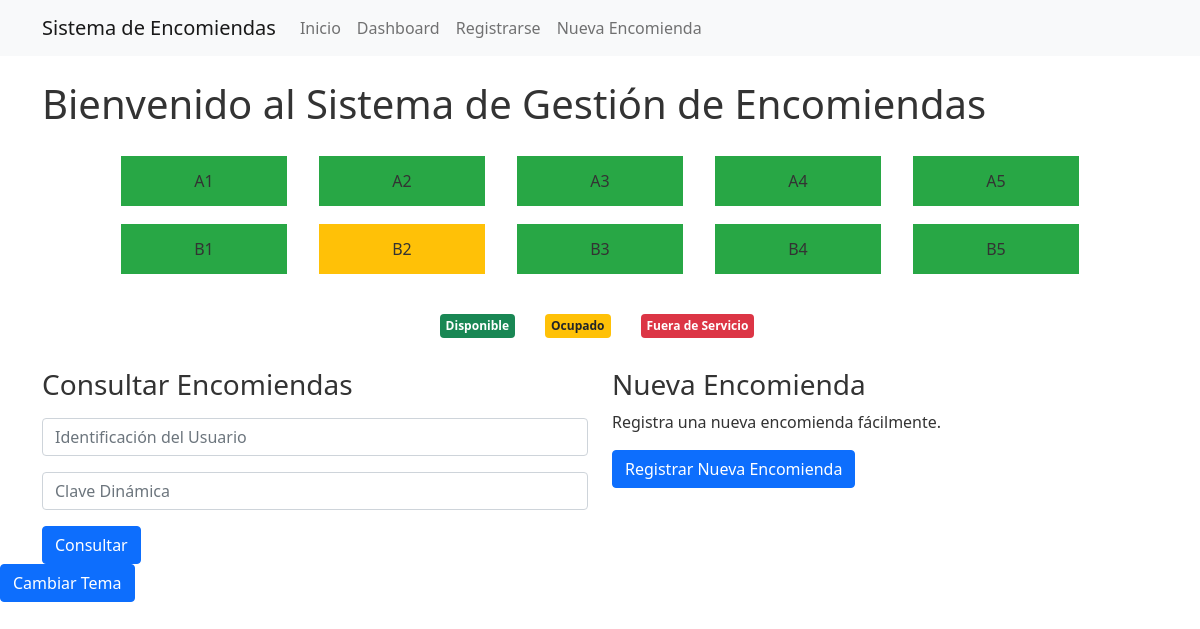
Before: / with the older database file.
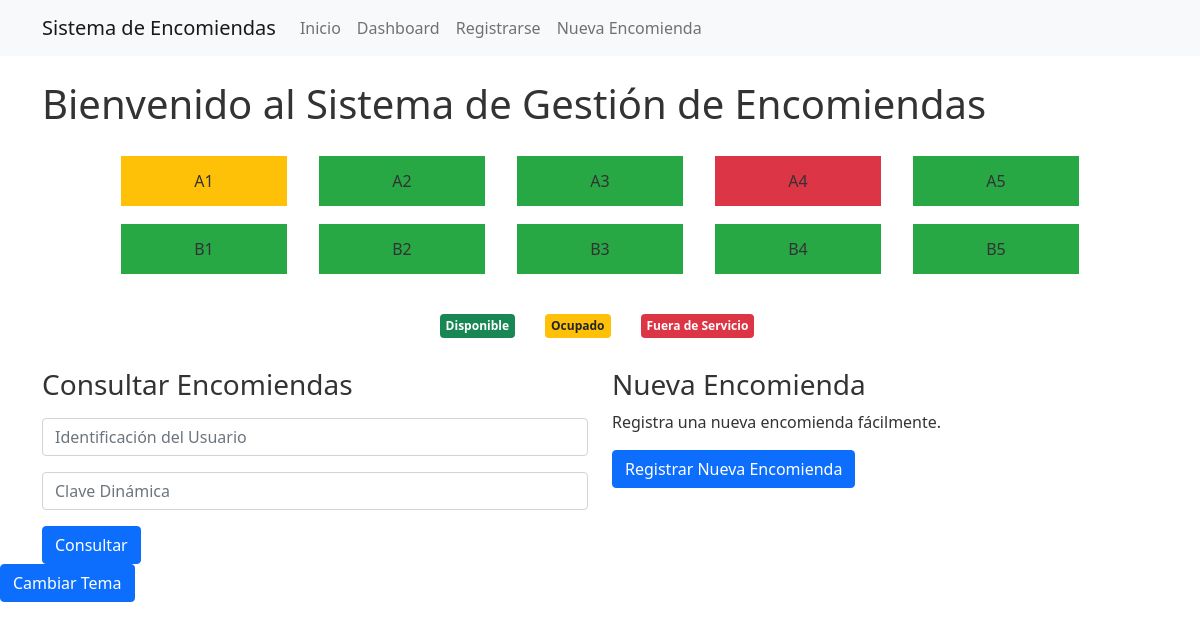
After: the same page with the newer database file.
### tables this page shows
CREATE TABLE garajes (
    id TEXT PRIMARY KEY,
    estado TEXT NOT NULL
);

### app.py (the view)
@app.route('/')
def index():
    try:
        conn = get_db_connection()
        estacionamientos = conn.execute('''
            SELECT g.id, g.estado,
                   CASE WHEN a.id IS NOT NULL THEN u.username ELSE NULL END as usuario_actual
            FROM garajes g
            LEFT JOIN asignaciones a ON g.id = a.garaje_id AND a.fecha_salida IS NULL
            LEFT JOIN usuarios u ON a.usuario_id = u.id
        ''').fetchall()
        conn.close()
        return render_template('index.html', estacionamientos=estacionamientos)
    except sqlite3.Error as e:
        app.logger.error(f"Error al consultar la tabla garajes: {e}")
        return "Error al acceder a la base de datos", 500

### app.py (called while the page is built)
def get_db_connection():
    try:
        conn = sqlite3.connect('database.db')
        conn.row_factory = sqlite3.Row
        return conn
    except sqlite3.Error as e:
        app.logger.error(f"Error al conectar con la base de datos: {e}")
        raise

### templates/index.html (shortened to what this page needs)
{% extends "base.html" %}
{% block content %}
<h1 class="mt-3 mb-4">Bienvenido al Sistema de Gestión de Encomiendas</h1>
<div id="estacionamientos" class="row justify-content-center mb-4">
    {% for estacionamiento in estacionamientos %}
    <div class="col-2 m-1">
        <div class="estacionamiento {{ estacionamiento.estado }}" data-id="{{ estacionamiento.id }}">
            {{ estacionamiento.id }}
        </div>
    </div>
    {% endfor %}
</div>
<div class="row justify-content-center mb-4">
    <div class="col-auto">
        <span class="badge bg-success">Disponible</span>
    </div>
    <div class="col-auto">
        <span class="badge bg-warning text-dark">Ocupado</span>
    </div>
    <div class="col-auto">
        <span class="badge bg-danger">Fuera de Servicio</span>
    </div>
</div>
<div class="row mt-4">
    <div class="col-md-6">
        <h3>Consultar Encomiendas</h3>
        <form id="consultaForm" class="mt-3">
            <div class="mb-3">
                <input type="text" class="form-control" name="identificacion" placeholder="Identificación del Usuario" required>
            </div>
            <div class="mb-3">
                <input type="text" class="form-control" name="clave_dinamica" placeholder="Clave Dinámica" required>
            </div>
            <button type="submit" class="btn btn-primary">Consultar</button>
        </form>
    </div>
    <div class="col-md-6">
        <h3>Nueva Encomienda</h3>
        <p>Registra una nueva encomienda fácilmente.</p>
        <a href="{{ url_for('encomienda') }}" class="btn btn-primary">Registrar Nueva Encomienda</a>
    </div>
</div>
{% endblock %}

### templates/base.html (shortened to what this page needs)
<!DOCTYPE html>
<html lang="es">
<head>
    <link href="https://cdn.jsdelivr.net/npm/bootstrap@5.1.3/dist/css/bootstrap.min.css" rel="stylesheet">
    <link rel="stylesheet" href="{{ url_for('static', filename='css/custom.css') }}">
</head>
<body>
    <nav class="navbar navbar-expand-lg navbar-light bg-light">
        <div class="container">
            <a class="navbar-brand" href="{{ url_for('index') }}">Sistema de Encomiendas</a>
            <div class="collapse navbar-collapse" id="navbarNav">
                <ul class="navbar-nav">
                    <li class="nav-item">
                        <a class="nav-link" href="{{ url_for('index') }}">Inicio</a>
                    </li>
                    <li class="nav-item">
                        <a class="nav-link" href="{{ url_for('dashboard') }}">Dashboard</a>
                    </li>
                    <li class="nav-item">
                        <a class="nav-link" href="{{ url_for('register') }}">Registrarse</a>
                    </li>
                    <li class="nav-item">
                        <a class="nav-link" href="{{ url_for('encomienda') }}">Nueva Encomienda</a>
                    </li>
                </ul>
            </div>
        </div>
    </nav>
    <div class="container mt-4">
        {% block content %}{% endblock %}
    </div>
    <button onclick="toggleTheme()" class="btn btn-primary theme-toggle">Cambiar Tema</button>
</body>
</html>

### static/css/custom.css (style rules this page uses)
:root { --primary-color: #007bff; --secondary-color: #6c757d; --background-color: #ffffff; --text-color: #333333; --estacionamiento-disponible: #28a745; --estacionamiento-ocupado: #ffc107; --estacionamiento-fuera-servicio: #dc3545; }
body { background-color: var(--background-color); color: var(--text-color); transition: background-color 0.3s, color 0.3s; }
h1, h2, h3, h4, h5, h6 { color: var(--text-color); }
.estacionamiento { width: 100%; height: 50px; color: var(--text-color); display: flex; align-items: center; justify-content: center; margin-bottom: 10px; }
.disponible { background-color: var(--estacionamiento-disponible); }
.ocupado { background-color: var(--estacionamiento-ocupado); }
.fuera-de-servicio { background-color: var(--estacionamiento-fuera-servicio); }
.badge { display: inline-block; padding: 0.5em; margin-right: 0.5em; margin-bottom: 0.5em; }

Changed rows visible on the page:
changed garajes "A1": estado "disponible" → "ocupado" (drawn)
changed garajes "A4": estado "disponible" → "fuera-de-servicio" (drawn)
changed garajes "B2": estado "ocupado" → "disponible" (drawn)
